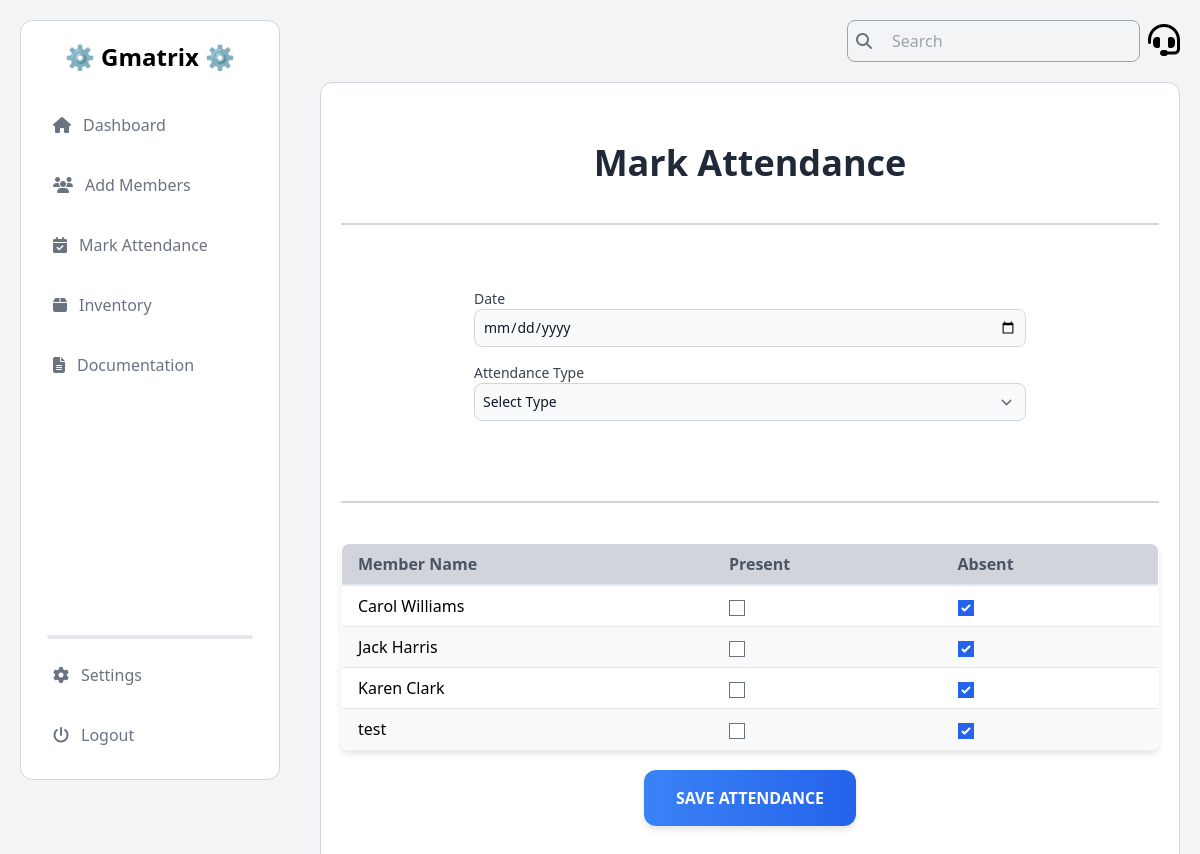
The page /attendance/mark/ (signed in) on the database as committed earlier.
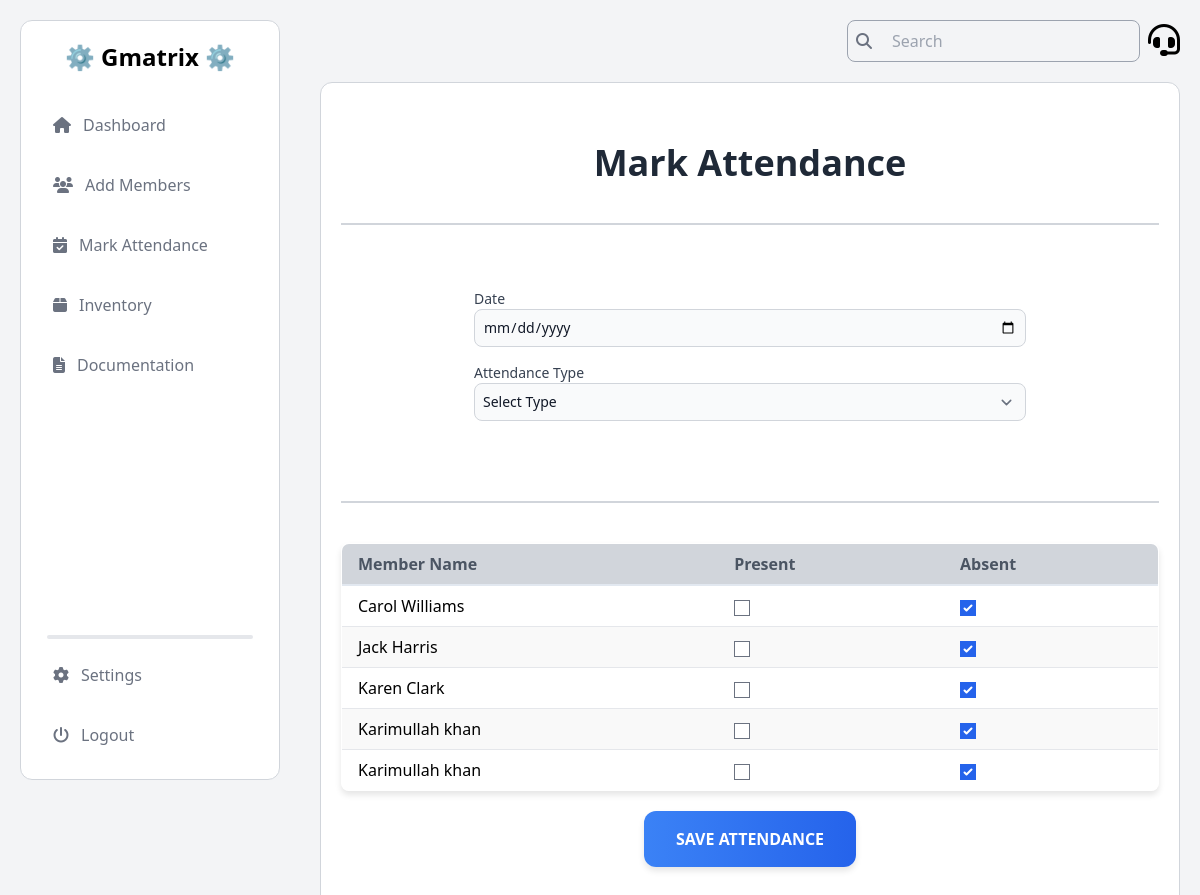
The same page on the database as committed later.
### Members/models.py (models this page shows, shortened)
class Member(models.Model):
    CATEGORY_CHOICES = [
        ('Student', 'Student'),
        ('Alumni', 'Alumni'),
    ]
    DEPARTMENT_CHOICES = [
        ('Computer Science', 'Computer Science'),
        ('Software Engineering', 'Software Engineering'),
        ('Information Technology', 'Information Technology'),
    ]
    DESIGNATION_CHOICES = [
        ('President', 'President'),
        ('Vice President', 'Vice President'),
        ('General Secretary', 'General Secretary'),
        ('Information Secretary', 'Information Secretary'),
        ('Finance Secretary', 'Finance Secretary'),
        ('Media Head', 'Media Head'),
        ('Event Head', 'Event Head'),
        ('Documentation Head', 'Documentation Head'),
        ('Member', 'Member'),
    ]
    BATCH_CHOICES = [
        ('SP-25', 'SP-25'),
        ('FA-25', 'FA-25'),
        ('SP-24', 'SP-24'),
        ('FA-24', 'FA-24'),
        ('FA-23', 'FA-23'),
        ('SP-23', 'SP-23'),
        ('FA-22', 'FA-22'),
        ('SP-22', 'SP-22'),
        ('FA-21', 'FA-21'),
        ('SP-21', 'SP-21'),
        ('FA-20', 'FA-20'),
        ('SP-20', 'SP-20'),
        ('FA-19', 'FA-19'),
        ('SP-19', 'SP-19'),
        ('FA-18', 'FA-18'),
        ('SP-18', 'SP-18'),
        ('FA-17', 'FA-17'),
        ('SP-17', 'SP-17'),
        ('FA-16', 'FA-16'),
        ('SP-16', 'SP-16'),
    ]
    STATUS_CHOICES = [
        ('Active', 'Active'),
        ('Inactive', 'Inactive'),
        ('On Warning', 'On Warning'),
        ('Terminated', 'Terminated'),
    ]
    category = models.CharField(max_length=10, choices=CATEGORY_CHOICES)
    name = models.CharField(max_length=100)
    cnic = models.CharField(max_length=15)
    phone_no = models.CharField(max_length=11)
    email = models.EmailField()
    batch_year = models.CharField(max_length=10, default='FA-23')
    dept_degree = models.CharField(max_length=10, default='BSCS')
    roll_num = models.CharField(max_length=10, default='000')
    department = models.CharField(max_length=50, choices=DEPARTMENT_CHOICES)
    batch = models.CharField(max_length=10, choices=BATCH_CHOICES, default='FA-23')
    address = models.CharField(max_length=255)
    joining_date = models.DateField()
    designation = models.CharField(max_length=50, choices=DESIGNATION_CHOICES)
    status = models.CharField(max_length=20, choices=STATUS_CHOICES, default='Inactive')

### Members/views.py (the view, shortened to what this page needs)
# urls.py: path('attendance/mark/', views.mark_attendence, name='attendance_mark'),
@login_required
def mark_attendence(request):
    today = timezone.now().date()
    active_members = Member.objects.filter(status='Active')
    return render(request, 'Members/attendance_mark.html', {'today': today, 'members': active_members})

### Members/templates/Members/attendance_mark.html (shortened to what this page needs)
{% load static tailwind_tags %}
<!DOCTYPE html>
<html lang="en">
<head>
    <link rel="stylesheet" href="https://cdnjs.cloudflare.com/ajax/libs/font-awesome/6.6.0/css/all.min.css" />
    {% tailwind_css %}
    <link rel="stylesheet" href="https://cdnjs.cloudflare.com/ajax/libs/toastr.js/2.1.4/toastr.min.css">
</head>
<body class="flex bg-gray-100">
    <aside class="h-screen w-1/4 p-5 fixed">
      {% include "Dashboard/admin_nav.html" %}
    </aside>
    <section class="h-screen w-3/4 p-5 absolute inset-y-0 right-0">
      {% include "Dashboard/admin_header.html" %}
    <main class="mt-5 text-black bg-white rounded-xl border border-gray-300 px-5 py-10">
        <h1 class="mt-5 font-bold text-center text-4xl text-gray-800 mb-8">
            Mark Attendance
        </h1>
        <hr class="my-10 border border-gray-300" />
        <div class="form-container mb-10">
            <form action="{% url 'attendance_mark' %}" method="POST">
                <div class="mb-4">
                    <label for="date" class="block text-sm font-medium text-gray-700">Date</label>
                    <input type="date" id="date" name="date" value="{{ today }}" required
                        class="bg-gray-50 border border-gray-300 text-gray-900 text-sm rounded-lg focus:ring-blue-500 focus:border-blue-500 block w-full p-2" />
                </div>
                <div class="mb-4">
                    <label for="attendance_type" class="block text-sm font-medium text-gray-700">Attendance Type</label>
                    <select id="attendance_type" name="attendance_type" required
                        class="bg-gray-50 border border-gray-300 text-gray-900 text-sm rounded-lg focus:ring-blue-500 focus:border-blue-500 block w-full p-2">
                        <option value="" disabled selected>Select Type</option>
                    </select>
                </div>
                </div>
                <hr class="my-10 border border-gray-300" />
                <div class="table-container">
                    <table class="min-w-full bg-white border border-gray-300">
                        <thead>
                            <tr class="w-full bg-gray-00">
                                <th class="px-4 py-2 text-left text-gray-600">Member Name</th>
                                <th class="px-4 py-2 text-left text-gray-600">Present</th>
                                <th class="px-4 py-2 text-left text-gray-600">Absent</th>
                            </tr>
                        </thead>
                        <tbody>
                            {% for member in members %}
                            <tr class="border-b">
                                <td class="px-4 py-2">{{ member.name }}</td>
                                <td class="px-4 py-2">
                                    <input type="checkbox" id="member{{ member.id }}_present" name="attendance[{{ member.id }}][Present]" class="form-checkbox">
                                </td>
                                <td class="px-4 py-2">
                                    <input type="checkbox" id="member{{ member.id }}_absent" name="attendance[{{ member.id }}][Absent]" class="form-checkbox absent-checkbox" checked>
                                </td>
                            </tr>
                            {% endfor %}
                        </tbody>
                    </table>
                </div>
                <div class="flex justify-center mt-5">
                    <button type="submit" class="submit-button">
                        Save Attendance
                    </button>
                </div>
    </main>
    </section>
</body>
</html>

### Dashboard/templates/Dashboard/admin_nav.html (shortened to what this page needs)
{% load static tailwind_tags %}
<!DOCTYPE html>
<html lang="en">
<head>
  <link rel="stylesheet" href="https://cdnjs.cloudflare.com/ajax/libs/font-awesome/6.6.0/css/all.min.css" />
  {% tailwind_css %}
</head>
<body>
  <div class="sidebar h-full bg-white w-full border border-gray-300 rounded-xl text-black flex flex-col justify-between overflow-y-auto">
    <div class="px-5 mt-3">
      <a href="#">
        <div class="flex justify-center items-center text-black py-2 px-2">
          <h1 class="text-2xl font-bold">⚙️ Gmatrix ⚙️</h1>
        </div>
    </a>
      <ul class="space-y-3 mt-5">
        <a href="{% url 'dashboard' %}" class="block">
          <li class="hover:bg-gray-200 cursor-pointer rounded-lg text-gray-500 py-3 text-md px-3">
            <i class="fa fa-home text-gray-500 mr-3"></i>Dashboard
          </li>
        </a>
        <a href="{% url 'members_register' %}" class="block">
          <li class="hover:bg-gray-200 cursor-pointer rounded-lg text-gray-500 py-3 text-md px-3">
            <i class="fa fa-users text-gray-500 mr-3"></i>Add Members
          </li>
        </a>
        <a href="{%url 'attendance_mark'%}" class="block">
          <li class="hover:bg-gray-200 cursor-pointer rounded-lg text-gray-500 py-3 text-md px-3">
            <i class="fa fa-calendar-check text-gray-500 mr-3"></i>Mark Attendance
          </li>
        </a>
        <a href="{% url 'inventory_dashboard' %}" class="block">
          <li class="hover:bg-gray-200 cursor-pointer rounded-lg text-gray-500 py-3 text-md px-3">
            <i class="fa fa-box text-gray-500 mr-3"></i>Inventory
          </li>
        </a>
        <a href="{% url 'documentation_dashboard' %}" class="block">
          <li class="hover:bg-gray-200 cursor-pointer rounded-lg text-gray-500 py-3 text-md px-3">
            <i class="fa fa-file-text text-gray-500 mr-3"></i>Documentation
          </li>
        </a>
      </ul>
    </div>
    <div class="space-y-3 mb-5">
      <div class="h-1 rounded-2xl w-4/5 mx-auto bg-gray-200"></div>
      <ul class="px-5 space-y-3">
        <a href="{%url 'settings'%}">
          <li class="hover:bg-gray-200 cursor-pointer rounded-lg text-gray-500 py-3 text-md px-3">
            <i class="fa fa-cog text-gray-500 mr-3"></i>Settings
          </li>
        </a>
        <li class="hover:bg-gray-200 cursor-pointer rounded-lg text-gray-500 py-3 text-md px-3">
          <a href="{% url 'logout'%}"><i class="fa fa-power-off text-gray-500 mr-3"></i>Logout</a>
        </li>
      </ul>
    </div>
  </div>
</body>
</html>

### Dashboard/templates/Dashboard/admin_header.html (shortened to what this page needs)
<!DOCTYPE html>
<html lang="en">
<head>
    <link href="https://cdnjs.cloudflare.com/ajax/libs/tailwindcss/2.2.19/tailwind.min.css" rel="stylesheet">
</head>
<body>
    <header class="flex items-center justify-between">
        <div class="w-full flex justify-end items-center space-x-2">
            <form action="" method="GET">
                <div class="flex items-center border border-gray-400 rounded-lg px-2">
                    <i class="fa fa-search text-gray-500 mr-3"></i>
                    <input type="text" name="search_text" placeholder="Search"
                        class="w-full text-md px-2 py-2 border-none focus:outline-none bg-gray-100 focus:ring-0">
                </div>
            </form>
            <a href="{% url 'support_center' %}"><i class="fa fa-headset fa-2x pointer cursor text-black hover:text-blue-500"></i></a>
        </div>
    </header>
</body>
</html>

### Members/templates/Members/attendance_mark.html (style rules this page uses)
.form-container { max-width: 600px; margin: 0 auto; padding: 1.5rem; background-color: #ffffff; }
.table-container { max-height: 500px; overflow-y: auto; border-radius: 0.5rem; box-shadow: 0 4px 6px rgba(0, 0, 0, 0.1); }
table { min-width: 100%; border-collapse: collapse; border-radius: 0.5rem; overflow: hidden; }
th, td { text-align: left; padding: 12px; }
th { background-color: #d1d5db; color: #1f2937; border-bottom: 2px solid #e2e8f0; }
tr:nth-child(even) { background-color: #f9f9f9; }
.form-checkbox { accent-color: #3b82f6; }
.absent-checkbox { accent-color: red; }
.submit-button { background: linear-gradient(90deg, #3b82f6 0%, #2563eb 100%); color: #ffffff; border: none; border-radius: 0.75rem; padding: 1rem 2rem; text-transform: uppercase; font-weight: bold; cursor: pointer; transition: all 0.3s ease; box-shadow: 0 4px 6px rgba(0, 0, 0, 0.1); }

### Dashboard/templates/Dashboard/admin_nav.html (style rules this page uses)
.sidebar { transition: transform 0.3s ease; transform: translateX(-100%); }
.sidebar.active { transform: translateX(0); }
.sidebar li { transition: background-color 0.3s ease, transform 0.3s ease; }
.sidebar i { transition: color 0.3s ease; }

Rows that differ between the two databases and show on the page:
no longer on this page (row edited): Member: name "test"
added Member: name "Karimullah khan"
added Member: name "Karimullah khan"
